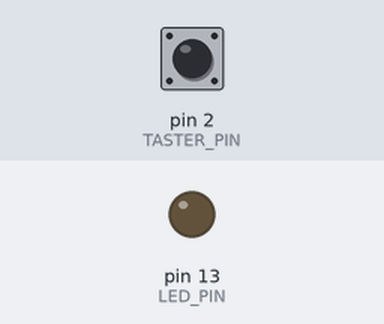
This sketch was run on a simulated Arduino Uno, built with avr-gcc and run on an emulated ATmega328P. Parts: output pins drawn as LEDs (lit = HIGH). The test bench sets the inputs (shaded band); at power-on: pin 2 (TASTER_PIN) LOW.

Above: at 1.2 s.
1.3 s: pin 2 (TASTER_PIN) pulled HIGH for 0.15 s
At 1.37 s:
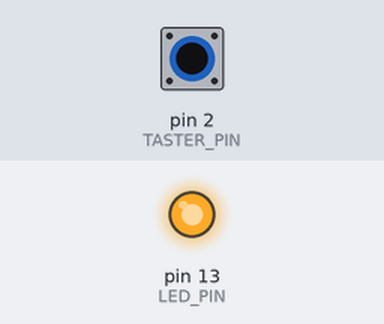
2.9 s: pin 2 (TASTER_PIN) pulled HIGH for 3.2 s
At 6.4 s:
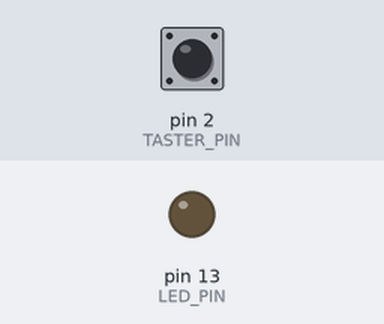
Timing chart, 0 to 7.9 s (numbered marks = the images above; inputs shaded):
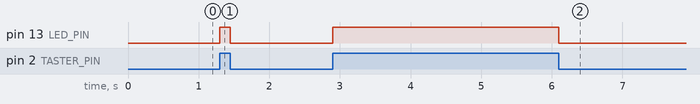

The sketch:

led_taster_morsen.ino
```cpp
/*
 * Projekt 5: LED mit Taster steuern (Morsen)
 * LED leuchtet nur solange der Taster gedrückt wird.
 *
 * Schaltung:
 * - LED an Pin 13 (mit 220Ω Vorwiderstand)
 * - Taster an Pin 2 (mit 10kΩ Pull-Down-Widerstand)
 */

const int LED_PIN = 13;
const int TASTER_PIN = 2;

void setup() {
  pinMode(LED_PIN, OUTPUT);
  pinMode(TASTER_PIN, INPUT);
}

void loop() {
  int tasterZustand = digitalRead(TASTER_PIN);

  if (tasterZustand == HIGH) {
    digitalWrite(LED_PIN, HIGH);
  } else {
    digitalWrite(LED_PIN, LOW);
  }
}
```

Measured:
- after the input at 1.3 s, pin 13 (LED_PIN): LOW → HIGH at once, → LOW 0.15 s later
- after the input at 2.9 s, pin 13 (LED_PIN): LOW → HIGH at once, → LOW 3.2 s later
